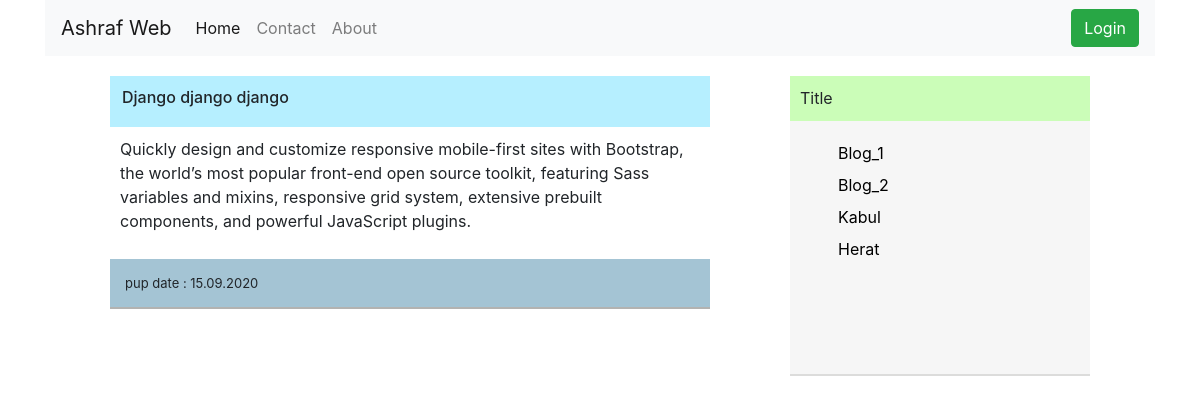
Page /archive on the committed database.
### blog/models.py (models this page shows, shortened)
class Blog(models.Model):
    title = models.CharField(max_length=200)
    content = models.TextField()
    pub_date = models.DateField(auto_now_add=True)

### blog/views.py (the view)
# urls.py: path('archive',views.arch_blog_list),
def arch_blog_list(request):
    queryset = Blog.objects.all()
    dic = {
        "objects":queryset
    }
    return render(request,"archive.html",dic)

### blog/list_blog.py (called while the page is built)
def list_objects(request):
    return {
        "all_posts":Blog.objects.order_by('pub_date')
    }

### blog/templates/archive.html (shortened to what this page needs)
{% extends 'base.html' %}

### blog/templates/base.html (shortened to what this page needs)
{% load static %}
<!DOCTYPE html>
<html lang="en" dir="ltr">
  <head>
<link rel="stylesheet" href="https://stackpath.bootstrapcdn.com/bootstrap/4.5.2/css/bootstrap.min.css">
<link rel="stylesheet" href="{% static 'style.css' %}">
  </head>
  <body>
<div class="container">
<header>
  <nav class="navbar navbar-expand-lg navbar-light bg-light">
  <a class="navbar-brand" href="{% url 'blog:index' %}">Ashraf Web</a>
  <div class="collapse navbar-collapse" id="navbarNav">
    <ul class="navbar-nav">
      <li class="nav-item active">
        <a class="nav-link" href="{% url 'blog:index' %}">Home <span class="sr-only">(current)</span></a>
      </li>
      <li class="nav-item">
        <a class="nav-link" href="{% url 'blog:contact' %}">Contact</a>
      </li>
      <li class="nav-item">
        <a class="nav-link" href="#">About</a>
      </li>
    </ul>
  </div>
  <div class="nav-btn">
    {% if user.is_authenticated %}
    <span>Hi {{user.username}}</span>
    {% else %}
    <button type="button" class="btn btn-success">Login</button>
    {% endif %}
  </div>
</nav>
</header>
<div class="content_box">
<div class="box1">
{% block content %}
<div class="content">
  <div class="c_title">
    <h6>Django django django</h6>
  </div>
  <div class="c_content">
    <p>Quickly design and customize responsive mobile-first sites with Bootstrap, the world’s most popular front-end open source toolkit, featuring Sass variables and mixins, responsive grid system, extensive prebuilt components, and powerful JavaScript plugins.
</p>
  </div>
  <div class="c_pup">
    <span>pup date : 15.09.2020</span>
  </div>
</div>
{% endblock %}
</div>
<div class="box2">
  <div class="arch">
    <div class="arch_title">
      <span>Title</span>
    </div>
<div class="arch_content">
  <ul>
    {% regroup all_posts by pub_date as objs %}
        {% for group in objs %}
          {% for item in group.list %}
            <a href="{% url 'blog:detail' my_id=item.id %}"><li>{{ item.title }}</li></a>
      {% endfor %}
  {% endfor %}
  </ul>
</div>
  </div>
</div>
</div>
</div>
  </body>
</html>

### static/style.css (style rules this page uses)
header { margin-bottom: 20px; }
.content_box { height: auto; width: 100%; display: flex; flex-wrap: wrap; justify-content: center; }
.content { width: 600px; height: auto; margin-bottom: 40px; }
.c_title { width: 100%; height: auto; padding: 12px; background-color: #B6EFFF; }
.c_content { width: 100%; height: auto; padding: 10px; }
.c_pup { width: 100%; height: 50px; padding: 15px; background-color: #a4c4d4; font-size: 13px; border-bottom: 2px solid #B3B3B1; }
.arch { width: 300px; height: 300px; background-color: #F6F6F6; margin-left: 80px; border-bottom: 2px solid #DCDCDB; margin-bottom: 30px; }
.arch_title { width: 100%; height: 45px; background-color: #CBFDB8; padding: 10px; }
.arch_content ul { margin-top: 20px; }
.arch_content ul li { list-style: none; color: black; margin: 8px; }

### rows in the picture
Blog: title "Blog_1"
Blog: title "Blog_2"
Blog: title "Kabul"
Blog: title "Herat"
